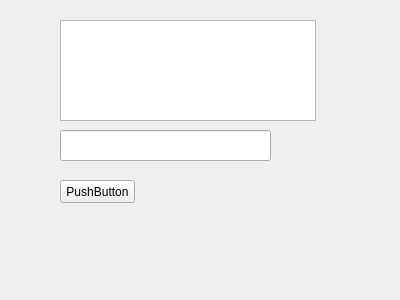
<?xml version="1.0" encoding="UTF-8"?>
<ui version="4.0">
 <class>Form</class>
 <widget class="QWidget" name="Form">
  <property name="geometry">
   <rect>
    <x>0</x>
    <y>0</y>
    <width>400</width>
    <height>300</height>
   </rect>
  </property>
  <property name="windowTitle">
   <string>Form</string>
  </property>
  <widget class="QLineEdit" name="lineEdit">
   <property name="geometry">
    <rect>
     <x>60</x>
     <y>130</y>
     <width>211</width>
     <height>31</height>
    </rect>
   </property>
  </widget>
  <widget class="QTextBrowser" name="textBrowser">
   <property name="geometry">
    <rect>
     <x>60</x>
     <y>20</y>
     <width>256</width>
     <height>101</height>
    </rect>
   </property>
  </widget>
  <widget class="QPushButton" name="pushButton">
   <property name="geometry">
    <rect>
     <x>60</x>
     <y>180</y>
     <width>75</width>
     <height>23</height>
    </rect>
   </property>
   <property name="text">
    <string>PushButton</string>
   </property>
  </widget>
 </widget>
 <resources/>
 <connections>
  <connection>
   <sender>lineEdit</sender>
   <signal>textEdited(QString)</signal>
   <receiver>textBrowser</receiver>
   <slot>setText(QString)</slot>
   <hints>
    <hint type="sourcelabel">
     <x>97</x>
     <y>151</y>
    </hint>
    <hint type="destinationlabel">
     <x>127</x>
     <y>120</y>
    </hint>
   </hints>
  </connection>
  <connection>
   <sender>pushButton</sender>
   <signal>clicked()</signal>
   <receiver>Form</receiver>
   <slot>bsumit()</slot>
   <hints>
    <hint type="sourcelabel">
     <x>74</x>
     <y>189</y>
    </hint>
    <hint type="destinationlabel">
     <x>91</x>
     <y>218</y>
    </hint>
   </hints>
  </connection>
 </connections>
 <slots>
  <slot>bsumit()</slot>
 </slots>
</ui>
